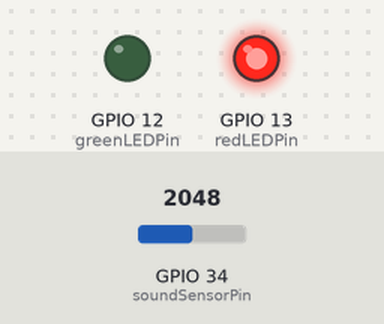
The sketch below on a simulated ESP32. Shown: output pins drawn as LEDs (lit = HIGH). The inputs (shaded band) are chosen by the test bench; at power-on: GPIO 34 (soundSensorPin) = 2048. What the sketch prints to the serial monitor is not drawn.

Above: at 0.1 s.
Timing chart, 0 to 1.6 s (numbered marks = the images above):
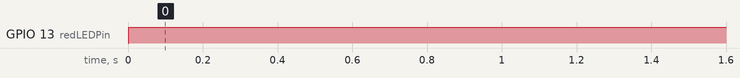

Measured:
- by itself, GPIO 13 (redLEDPin): LOW → HIGH at 0.00 s

The sketch:

Dangersense_Allclear.ino
```cpp
// Pin definitions
const int soundSensorPin = 34;  // Analog pin for sound sensor
const int redLEDPin = 13;       // Pin for red LED
const int greenLEDPin = 12;     // Pin for green LED

// Define your threshold value for detecting danger noise
int noiseThreshold = 700;
unsigned long alertDuration = 5000;  // 5 seconds for the LEDs to stay on after a spike
unsigned long lastSpikeTime = 0;     // To track when the last spike occurred
bool alertActive = false;            // To track if an alert is currently active

void setup() {
  // Initialize pins
  pinMode(redLEDPin, OUTPUT);
  pinMode(greenLEDPin, OUTPUT);

  // Start Serial communication for debugging
  Serial.begin(115200);
  Serial.println("Danger Sense Detector Initialized");
}

void loop() {
  // Read the analog value from the sound sensor
  int soundValue = analogRead(soundSensorPin);

  // Print the sound sensor value for debugging
  Serial.print("Sound Sensor Value: ");
  Serial.println(soundValue);

  // Check if the sound value exceeds the noise threshold
  if (soundValue > noiseThreshold) {
    Serial.println("Dangerous Noise Spike Detected!");

    // Record the time of the noise spike
    lastSpikeTime = millis();

    // Activate the alert
    alertActive = true;
  }

  // Check if the alert is active and how long it should stay active
  if (alertActive) {
    // Turn on the red LED for danger alert
    digitalWrite(redLEDPin, HIGH);

    // Keep the green LED off during an active alert
    digitalWrite(greenLEDPin, LOW);

    // If the alert has lasted longer than the defined duration, turn off the alert
    if (millis() - lastSpikeTime >= alertDuration) {
      alertActive = false;  // Deactivate the alert after 5 seconds
    }
  } else {
    // If no noise spikes and the alert period is over, turn off the red LED
    digitalWrite(redLEDPin, LOW);

    // Turn on the green LED to indicate safe/normal status
    digitalWrite(greenLEDPin, HIGH);
  }

  // Small delay for readability
  delay(100);
}
```
